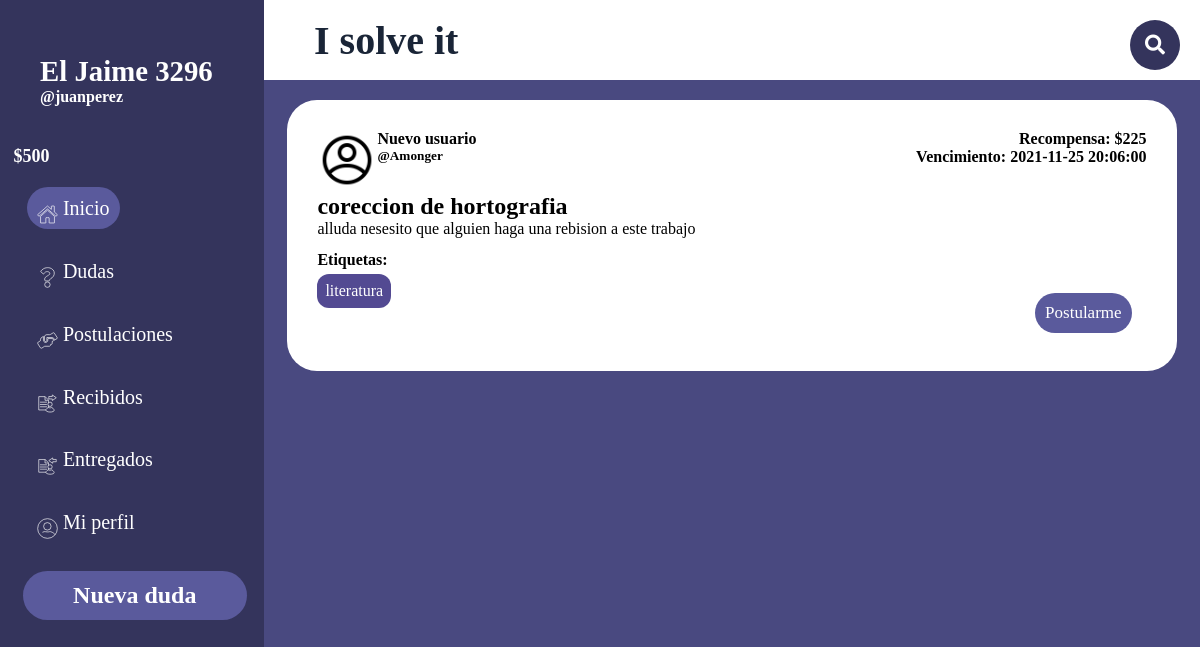
Page /PaginasBalsamiq/inicio.php (signed in) on the committed database.
### tables this page shows
CREATE TABLE `tag_cons` (
  `id` int(11) NOT NULL,
  `id_cons` int(11) NOT NULL,
  `tag_cons` int(11) NOT NULL
);

CREATE TABLE `usuario` (
  `id_us` int(11) NOT NULL,
  `username` varchar(20) NOT NULL,
  `nombre` varchar(20) NOT NULL DEFAULT 'Nuevo usuario',
  `pass` varchar(200) NOT NULL,
  `mail` varchar(100) NOT NULL,
  `estrellas` int(2) DEFAULT NULL,
  `empleo` tinyint(1) NOT NULL,
  `descripcion` varchar(256) DEFAULT '"Hola. Soy un nuevo usuario de I Solve It. Espero que podamos ayudarnos mutuamente!',
  `tag` varchar(100) NOT NULL DEFAULT 'matematica,historia,literatura',
  `tokens` double NOT NULL DEFAULT 500,
  `imagen` int(11) NOT NULL DEFAULT 0
);

CREATE TABLE `consulta` (
  `id_consulta` int(11) NOT NULL,
  `id_us` int(11) NOT NULL,
  `titulo` varchar(40) NOT NULL,
  `descripcion` varchar(280) NOT NULL,
  `recompensa` float NOT NULL,
  `fecha_subida` datetime NOT NULL DEFAULT current_timestamp(),
  `fecha_limite` datetime NOT NULL,
  `archivo` varchar(100) NOT NULL
);

CREATE TABLE `tag` (
  `id` int(11) NOT NULL,
  `tag` varchar(30) NOT NULL
);

### PaginasBalsamiq/inicio.php (the view, shortened to what this page needs)
<!DOCTYPE html>
<html lang="es">
<head>
    <link rel="stylesheet" href="style2.css">
    <link rel="stylesheet" href="NO_TOCAR.css">
    <link rel="stylesheet" href="publicacion_plantilla.css">
    <link rel="stylesheet" href="https://use.fontawesome.com/releases/v5.6.3/css/all.css">
</head>
<body class="grid_container">
    <?php
        include('../ImplementarPHP/config.php');
    ?>
    <header class="header">
    <h1 class="ISolveIt">I solve it</h1>
        <div class="buscador">
            <div class="btn">
                <i class="fas fa-search icon"></i>
            </div>
        </div>
    </header>
    <aside class="sidebar">
        <div class="sidebar_usuario">
            <h4 class="h4"><?php echo $_SESSION['nombre']?></h4>
            <h5 class="h5">@<?php echo $_SESSION['username']?></h5>
            <h5 class="tokens">$<?php echo $_SESSION['tokens']?></h5>
        </div>
        <div class="sidebar_menu">
            <ul>
            <li class="botones_sidebar"><a class="a" href="inicio.php" style="background-color: #5a5a9c"><img class="iconos_sidebar" src="../PagInicio/Recursos/iconos/Inicio.svg" alt=""> Inicio</a></li>
                <li class="botones_sidebar"><a class="a" href="misdudas.php"><img class="iconos_sidebar" src="../PagInicio/Recursos/iconos/Dudas.svg" alt=""> Dudas</a></li>
                <li class="botones_sidebar"><a class="a" href="postulaciones.php"><img class="iconos_sidebar" src="../PagInicio/Recursos/iconos/Postulaciones.svg" alt=""> Postulaciones</a></li>
                <li class="botones_sidebar"><a class="a" href="recibidos.php"><img class="iconos_sidebar" src="../PagInicio/Recursos/iconos/Publicaciones_que_te_entregaron.svg" alt=""> Recibidos</a></li>
                <li class="botones_sidebar"><a class="a" href="entregados.php"><img class="iconos_sidebar" src="../PagInicio/Recursos/iconos/Publicaciones_Entregadas.svg" alt=""> Entregados</a></li>
                <li class="botones_sidebar"><a class="a" href="perfil.php"><img class="iconos_sidebar" id="icono_miperfil" src="../PagInicio/Recursos/iconos/Mi Perfil.svg" alt=""> Mi perfil</a></li>
            </ul>
        </div>
        <a href="nuevaPublicacion.php"><h2 class="h2">Nueva duda</h2></a>
    </aside>
    <div class="main">
        <div class="publicaciones">
            <?php
                $i = 0;
                $cargadas = array();
                $consulta = $conn->prepare("SELECT tag_us FROM tag_usuario WHERE id_us = '".$_SESSION['id_us']."'");
                $consulta ->execute();
                while($resultadoTagUsr = $consulta->fetch(PDO::FETCH_ASSOC)){
                    $consulta2 = $conn->prepare("SELECT id_cons FROM tag_cons WHERE tag_cons = '".$resultadoTagUsr['tag_us']."'");
                    $consulta2 ->execute();
                    while($resultadoTag = $consulta2->fetch(PDO::FETCH_ASSOC)){
                        $consulta3 = $conn->prepare("SELECT * FROM consulta WHERE id_consulta = '".$resultadoTag['id_cons']."'");
                        $consulta3 ->execute();
                        if($resultadoCon = $consulta3->fetch(PDO::FETCH_ASSOC)){
                            $consultaAsignado = $conn->prepare("SELECT id_consulta FROM asignado WHERE id_consulta = '".$resultadoTag['id_cons']."'");
                            $consultaAsignado ->execute();
                            if(!$resultadoAsignado = $consultaAsignado->fetch(PDO::FETCH_ASSOC)){
                                $consultaEntregado = $conn->prepare("SELECT id_cons FROM entregado WHERE id_cons = '".$resultadoTag['id_cons']."'");
                                $consultaEntregado ->execute();
                                if(!$resultadoEntregado = $consultaEntregado->fetch(PDO::FETCH_ASSOC)){
                                    if((!in_array($resultadoTag['id_cons'],$cargadas))&&($resultadoCon['id_us'] != $_SESSION['id_us'])){
                                        array_push($cargadas,$resultadoTag['id_cons']);
                                        $consulta4 = $conn->prepare("SELECT * FROM usuario WHERE id_us = '".$resultadoCon['id_us']."'");
                                        $consulta4 ->execute();
                                        $resultadoUser = $consulta4->fetch(PDO::FETCH_ASSOC);
                                        echo'
                                            <div class="publicacion_preview"  onclick="EntrarPublicacion(this.id);" id="'.$resultadoTag['id_cons'].'">
                                                <div class="data">
                                                    <div class="foto">
                                                        <img class="fotoPerfil" src="recursos/fotoPerfil/'.$resultadoUser['imagen'].'.png" alt="'.$resultadoUser['username'].'">
                                                    </div>
                                                    <div class="usuario">
                                                        <h4>'.$resultadoUser["nombre"].'</h4>
                                                        <h5>@'.$resultadoUser["username"].'</h5>
                                                    </div>
                                                    <div class="recoyvenc">
                                                        <h4>Recompensa: $'.$resultadoCon["recompensa"].'</h4>
                                                        <h4>Vencimiento: '.$resultadoCon["fecha_limite"].'</h4>
                                                    </div>
                                                </div>
                                                <div class="cuerpo">
                                                    <h2>'.$resultadoCon['titulo'].'</h2>
                                                    <p class="desc">'.$resultadoCon['descripcion'].'</p>
                                                </div>
                                                <div class="tags">
                                                    <h4>Etiquetas: </h4>
                                                    <ul class="tags_list">
                                            ';
                                            $consulta5 = $conn->prepare("SELECT tag_cons FROM tag_cons WHERE id_cons = '".$resultadoCon['id_consulta']."'");
                                            $consulta5 ->execute();
                                            while($resultadoTagCons = $consulta5->fetch(PDO::FETCH_ASSOC)){
                                                $consulta6 = $conn->prepare("SELECT tag FROM tag WHERE id = '".$resultadoTagCons['tag_cons']."'");
                                                $consulta6 ->execute();
                                                while($resultadoTag = $consulta6->fetch(PDO::FETCH_ASSOC)){
                                                    echo'<li class="tag">'.$resultadoTag['tag'].'</li>';
                                                }
                                            }
                                            echo'
                                                        </ul>
                                                    </div>
                                            ';
                                        if($resultadoCon['id_us'] != $_SESSION['id_us']){
                                            echo'
                                                <div class="postularDiv">
                                            ';
                                            $i++;
                                            $consultaConcurso = $conn->prepare("SELECT id_concurso FROM concurso WHERE (id_consulta = '".$resultadoCon["id_consulta"]."' AND id_us = '".$_SESSION['id_us']."')");
                                            $consultaConcurso ->execute();
                                            if($resultadoConcurso = $consultaConcurso->fetch(PDO::FETCH_ASSOC)){
                                                echo'
                                                    <form action="../ImplementarPHP/postular-cancelar.php" method="POST" id="cancelar'.$i.'">
                                                        <input type="hidden" name="id_cons" value="'.$resultadoCon['id_consulta'].'">
                                                        <input type="hidden" name="dir" value="Location:../PaginasBalsamiq/inicio.php">
                                                        <input value="Cancelar postulacion" type="submit" class="postularBtn cancelar" name="cancelar" form="cancelar'.$i.'">
                                                    </form>
                                                ';
                                            }
                                            else{
                                                echo'
                                                <form action="../ImplementarPHP/postular-cancelar.php" method="POST" id="postular'.$i.'">
                                                    <input type="hidden" name="id_cons" value="'.$resultadoCon['id_consulta'].'">
                                                    <input type="hidden" name="dir" value="Location:../PaginasBalsamiq/inicio.php">
                                                    <input value="Postularme" type="submit" class="postularBtn postular" name="postular" form="postular'.$i.'">
                                                </form>
                                                ';
                                            }
                                            echo'
                                                </div>
                                            ';
                                        }
                                        else{
                                            echo'
                                                <div class="postularDiv">
                                                    <input value="Ver postulantes" type="submit" class="postularBtn verPostulantes" name="verPostulantes">
                                                </div>
                                            ';
                                        }
                                        echo'
                                            </div>
                                        ';
                                    }
                                }
                            }
                        }
                    }
                }
            ?>
        </div>
    </div>
</body>
</html>

### PaginasBalsamiq/style2.css (style rules this page uses)
* { margin: 0; padding: 0; box-sizing: border-box; font-family: "corbel"; }
.publicaciones { width: 100%; }
html { height: 100%; }
body { min-height: 100%; }
.grid_container { display: grid; grid-template: "sidebar header" 10vh "sidebar main" 90vh/ 22% auto; }
.header { background-color: white; grid-area: header; display: grid; align-items: center; grid-template: "titu busc" / auto 25% }
.ISolveIt { grid-area: titu; text-align: left; margin-left: 50px; color:#1a2537; font-size: 2.5rem; }
.a { font-size: 20px; text-decoration: none; color:white; padding: 10px; background-color: none; border-radius:50px ; }
a { text-decoration: none; }
.sidebar { background-color: #34345c; grid-area: sidebar; text-align: center; color:rgb(26, 21, 21); border-right:1px solid #34345c; }
.h2 { background-color: #5a5a9c; color:white; border-radius: 30px; padding:11px; width: 85%; margin-left: 23px; margin-top: 10%; }
.h4 { color:white; text-align: left; margin:55px 0px -40px 40px; font-size: 1.8rem; }
.h5 { color:white; text-align: left; margin:40px; font-size: 1rem; }
.tokens { color: white; margin-right: 200px; font-size: large; font-family: corbel; }
.main { background-color: #494980; grid-area: main; overflow-y: scroll; position: relative; }
.botones_sidebar { margin: 17px; padding: 10px; list-style: none; text-align: left; }
.iconos_sidebar { position: relative; top: 10px; width: 10%; height: auto; }

### PaginasBalsamiq/NO_TOCAR.css (style rules this page uses)
a { text-decoration: none; color: white }
input { width: 50%; height:100%; border-radius: 3px; border: 1px solid rgb(255, 255, 255); }
.buscador { width: 220px; height: 30px; padding: 5px; display: flex; justify-content: right; }
.btn { position:absolute; margin-top: -10px; right:0; height: 50px; width: 50px; line-height: 50px; background-color: #34345c; text-align: center; color: white; font-size: 20px; border-radius: 50%; cursor: pointer; margin-right: 20px; }

### PaginasBalsamiq/publicacion_plantilla.css (style rules this page uses)
.publicacion_preview { background-color: white; border-radius: 30px; height: auto; display: grid; grid-template: "data" 30% "cuerpo" auto "tags" 20%; padding: 30px; text-align: left; margin: auto; margin-top: 20px; max-width: 95%; cursor:pointer; }
.data { height: 100%; grid-area: data; display: flex; }
.cuerpo { grid-area: cuerpo; width: 60vw; }
.desc { width: 100%; word-wrap: break-word; max-height: 3rem; overflow:hidden; margin-bottom: 5px; }
.recoyvenc { margin-right: 0; margin-left: auto; text-align: right; }
.tags_list { display: flex; list-style: none; }
.tag { margin-right: 10px; background-color: rgb(83, 74, 146); border-radius: 12px; padding: 8px; color: white; margin-top: 5px; }
.fotoPerfil { width: 60px; }
.postularDiv { margin-right: 15px; margin-left: auto; }
.postularBtn { background-color: #5a5a9c; color: white; width: 100%; height: 100%; border: none; padding: 10px; border-radius: 30px; cursor: pointer; text-align: center; font-size: 17px; }

### rows in the picture
tag_cons: usuario.nombre "Nuevo usuario", usuario.username "Amonger", consulta.recompensa "225", consulta.fecha_limite "2021-11-25 20:06:00", consulta.titulo "coreccion de hortografia", consulta.descripcion "alluda nesesito que alguien haga una rebision a este trabajo"
tag: tag "literatura"

### other values in the picture
$_SESSION['nombre'] "El Jaime 3296"
$_SESSION['username'] "juanperez"
$_SESSION['tokens'] "500"
